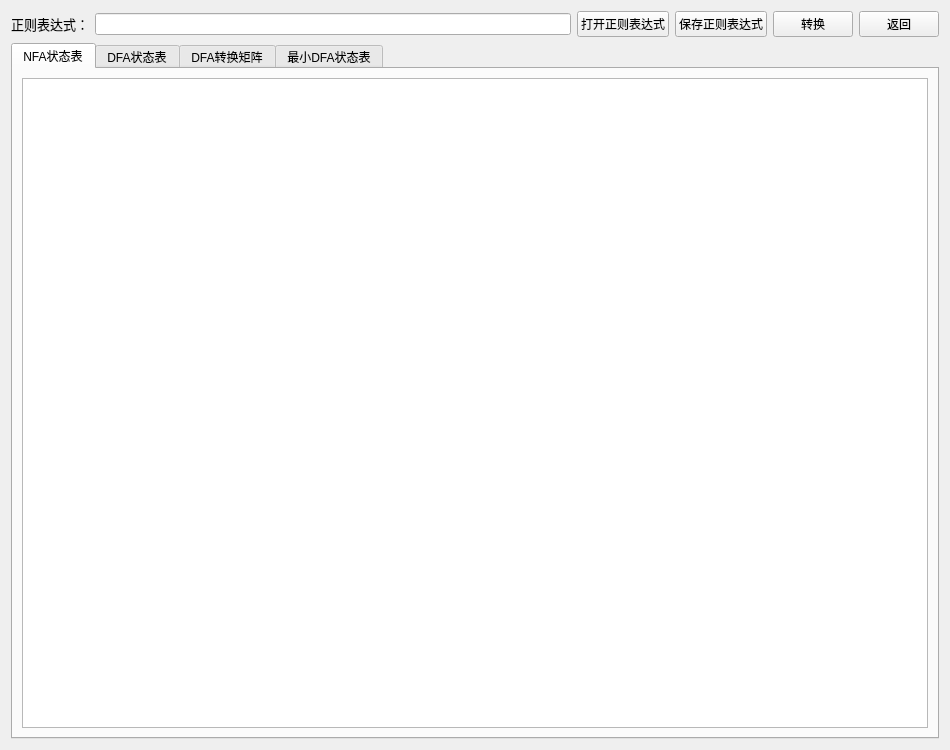
<?xml version="1.0" encoding="UTF-8"?>
<ui version="4.0">
 <class>SubWidget</class>
 <widget class="QWidget" name="SubWidget">
  <property name="geometry">
   <rect>
    <x>0</x>
    <y>0</y>
    <width>950</width>
    <height>750</height>
   </rect>
  </property>
  <property name="windowTitle">
   <string>SubWidget</string>
  </property>
  <layout class="QGridLayout" name="gridLayout">
   <item row="0" column="0">
    <layout class="QGridLayout" name="gridLayout_2">
     <item row="0" column="0">
      <widget class="QLabel" name="label">
       <property name="font">
        <font>
         <pointsize>10</pointsize>
        </font>
       </property>
       <property name="text">
        <string>正则表达式：</string>
       </property>
      </widget>
     </item>
     <item row="0" column="1">
      <widget class="QLineEdit" name="lineEdit"/>
     </item>
     <item row="0" column="2">
      <widget class="QPushButton" name="pushButton">
       <property name="text">
        <string>打开正则表达式</string>
       </property>
      </widget>
     </item>
     <item row="0" column="3">
      <widget class="QPushButton" name="pushButton_2">
       <property name="text">
        <string>保存正则表达式</string>
       </property>
      </widget>
     </item>
     <item row="0" column="4">
      <widget class="QPushButton" name="pushButton_3">
       <property name="text">
        <string>转换</string>
       </property>
      </widget>
     </item>
     <item row="0" column="5">
      <widget class="QPushButton" name="pushButton_4">
       <property name="text">
        <string>返回</string>
       </property>
      </widget>
     </item>
    </layout>
   </item>
   <item row="1" column="0">
    <widget class="QTabWidget" name="tabWidget">
     <property name="currentIndex">
      <number>0</number>
     </property>
     <widget class="QWidget" name="tab">
      <attribute name="title">
       <string>NFA状态表</string>
      </attribute>
      <layout class="QGridLayout" name="gridLayout_3">
       <item row="0" column="0">
        <widget class="QTableWidget" name="tableWidget"/>
       </item>
      </layout>
     </widget>
     <widget class="QWidget" name="tab_2">
      <attribute name="title">
       <string>DFA状态表</string>
      </attribute>
      <layout class="QGridLayout" name="gridLayout_4">
       <item row="0" column="0">
        <widget class="QTableWidget" name="tableWidget_2"/>
       </item>
      </layout>
     </widget>
     <widget class="QWidget" name="tab_4">
      <attribute name="title">
       <string>DFA转换矩阵</string>
      </attribute>
      <layout class="QGridLayout" name="gridLayout_6">
       <item row="0" column="0">
        <widget class="QTableWidget" name="tableWidget_4"/>
       </item>
      </layout>
     </widget>
     <widget class="QWidget" name="tab_3">
      <attribute name="title">
       <string>最小DFA状态表</string>
      </attribute>
      <layout class="QGridLayout" name="gridLayout_5">
       <item row="0" column="0">
        <widget class="QTableWidget" name="tableWidget_3"/>
       </item>
      </layout>
     </widget>
    </widget>
   </item>
  </layout>
 </widget>
 <resources/>
 <connections/>
</ui>
